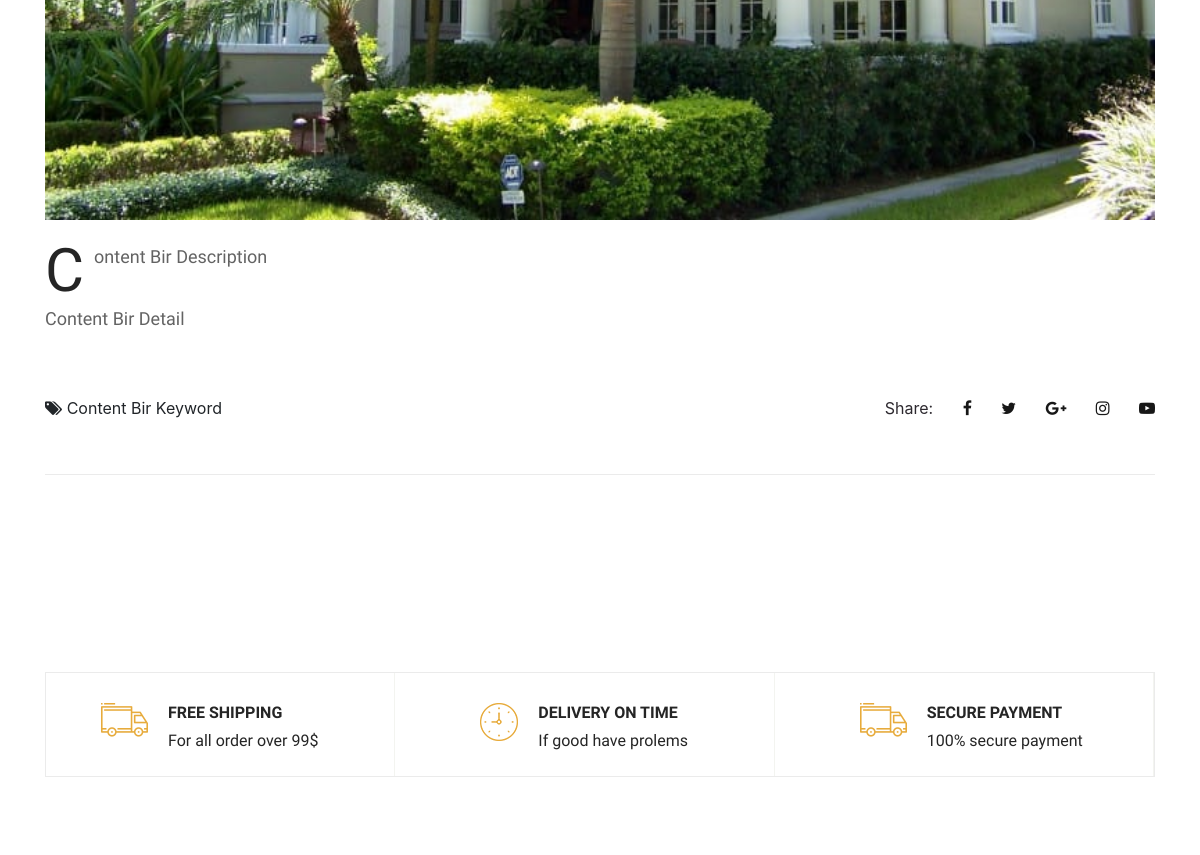
/content/1/content-bir/ (middle part), run on an earlier commit of the app's database.
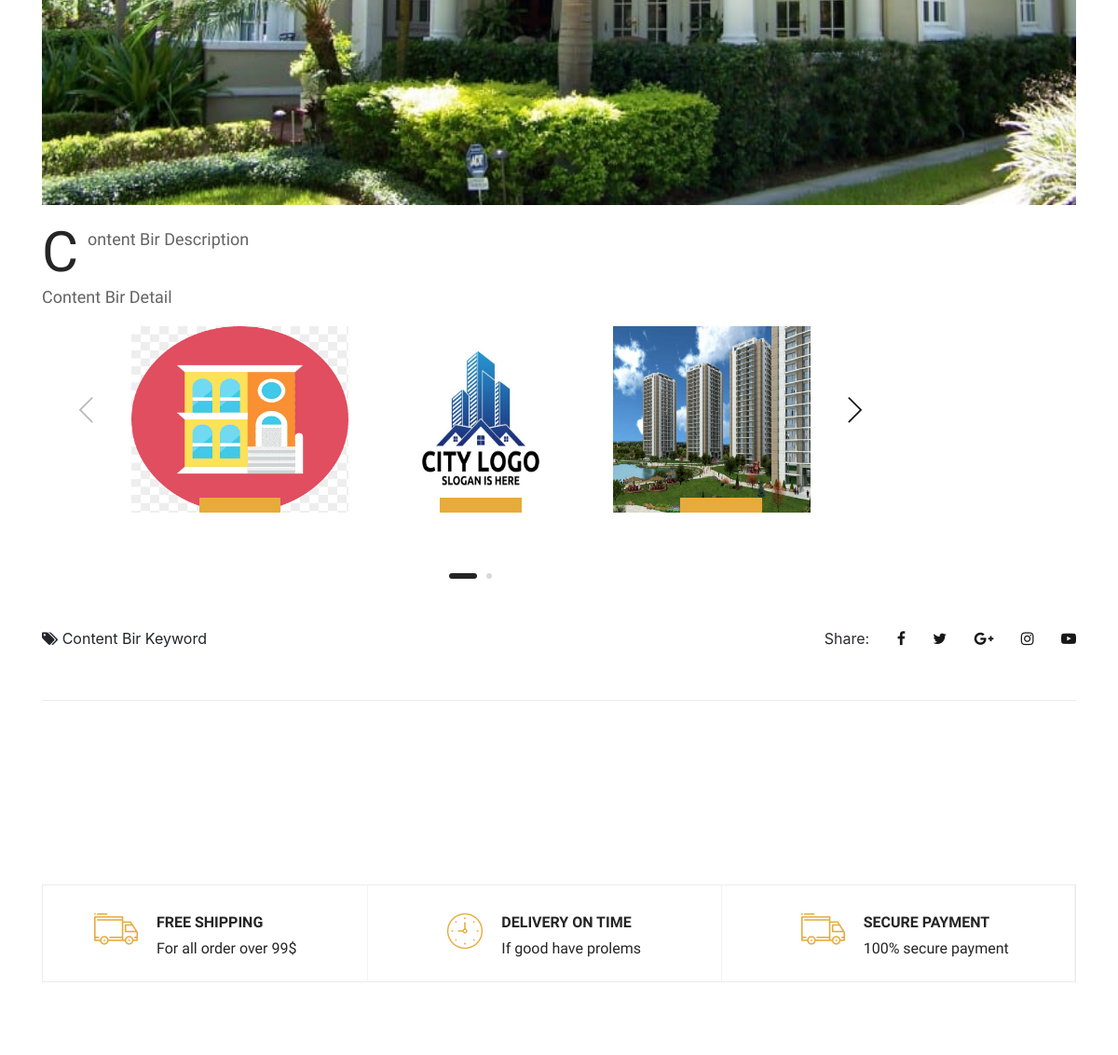
And on a later commit of the database.
### content/models.py (models this page shows, shortened)
class Content(models.Model):
    STATUS = (
        ('True', 'Evet'),
        ('False', 'Hayır')
    )
    TYPE = (
        ('News', 'Haber'),
        ('Announce', 'Duyuru'),
        ('Decision', 'Karar'),
        ('Survey', 'Anket')
    )
    title = models.CharField(max_length=150)
    keywords = models.CharField(max_length=255)
    description = models.CharField(max_length=255)
    image = models.ImageField(blank=True, upload_to='images/')
    menu = models.ForeignKey(Menu, on_delete=models.CASCADE)  # relation with Menu table
    detail = RichTextUploadingField()
    type = models.CharField(max_length=10, choices=TYPE)
    slug = models.SlugField()
    status = models.CharField(max_length=10, choices=STATUS)
    create_at = models.DateTimeField(auto_now_add=True)
    update_at = models.DateTimeField(auto_now_add=True)
    def image_tag(self):
        if self.image:
            return mark_safe('<img src="{}" height="50"/>'.format(self.image.url))
    image_tag.short_description = 'Image'

class Imagen(models.Model):
    content = models.ForeignKey(Content, on_delete=models.CASCADE)  # relation with Content table
    title = models.CharField(max_length=50)
    image = models.ImageField(blank=True, upload_to='images/')
    def image_tag(self):
        if self.image:
            return mark_safe('<img src="{}" height="50"/>'.format(self.image.url))
    image_tag.short_description = 'Image'

### home/views.py (the view)
# urls.py: path('content/<int:id>/<slug:slug>/', views.content_detail, name='content_detail'),
def content_detail(request, id, slug):
    menu = Menu.objects.all()
    content = Content.objects.get(pk=id)
    imagens = Imagen.objects.filter(content_id=id)
    context = {'content': content,
               'menu': menu,
               'imagens': imagens
               }
    return render(request, 'content_detail.html', context)

### content/models.py (called while the page is built)
    def __str__(self):  # __str__ method elaborated later in
        full_path = [self.title]  # post. use __unicode__ in place of
        k = self.parent
        while k is not None:
            full_path.append(k.title)
            k = k.parent
        return ' / '.join(full_path[::-1])

### home/templates/content_detail.html (shortened to what this page needs)
{% extends 'homebase.html' %}
{% load static %}
{% block content %}
<section class="blog-details spad">
    <div class="container">
        <div class="row">
            <div class="col-lg-12">
                <div class="blog-details-inner">
                    <div class="blog-large-pic">
                        <img src="{{content.image.url}}" alt="">
                    </div>
                    <div class="blog-detail-desc">
                        <p>{{ content.description }}</p>
                    </div>
                    <p>{{ content.detail | safe }}</p>
                    <div class="blog-more">
                        <div class="row">
                            <div class="col-lg-8 offset-lg-1">
                                <div class="product-slider owl-carousel">
                                    {% for rs in imagens %}
                                    <div class="product-item">
                                        <div class="pi-pic">
                                            <img src="{{rs.image.url}}" alt="" style="height:200px">
                                            <ul>
                                                <li class="w-icon active">
                                                    <a href="#"> Büyüt</a>
                                                </li>
                                            </ul>
                                        </div>
                                    </div>
                                    {% endfor %}
                                </div>
                            </div>
                        </div>
                    </div>
                    <div class="tag-share">
                        <div class="details-tag">
                            <i class="fa fa-tags"></i>
                            <a>{{ content.keywords }}</a>
                        </div>
                        <div class="blog-share">
                            <span>Share:</span>
                            <div class="social-links">
                                <a href="#"><i class="fa fa-facebook"></i></a>
                                <a href="#"><i class="fa fa-twitter"></i></a>
                                <a href="#"><i class="fa fa-google-plus"></i></a>
                                <a href="#"><i class="fa fa-instagram"></i></a>
                                <a href="#"><i class="fa fa-youtube-play"></i></a>
                            </div>
                        </div>
                    </div>
                </div>
            </div>
        </div>
    </div>
</section>
{% endblock %}

### home/templates/homebase.html (shortened to what this page needs)
<!DOCTYPE html>
<html lang="en">
{% load static %}
<head>
    <link rel="stylesheet" href="{% static 'css/bootstrap.min.css' %}" type="text/css">
    <link rel="stylesheet" href="{% static 'css/font-awesome.min.css' %}" type="text/css">
    <link rel="stylesheet" href="{% static 'css/themify-icons.css' %}" type="text/css">
    <link rel="stylesheet" href="{% static 'css/elegant-icons.css' %}" type="text/css">
    <link rel="stylesheet" href="{% static 'css/owl.carousel.min.css' %}" type="text/css">
    <link rel="stylesheet" href="{% static 'css/nice-select.css' %}" type="text/css">
    <link rel="stylesheet" href="{% static 'css/jquery-ui.min.css' %}" type="text/css">
    <link rel="stylesheet" href="{% static 'css/slicknav.min.css' %}" type="text/css">
    <link rel="stylesheet" href="{% static 'css/style.css' %}" type="text/css">
</head>
<body>
{% block content %} {% endblock %}
{% include "footer.html" %}
<link href="https://stackpath.bootstrapcdn.com/bootstrap/4.4.1/css/bootstrap.min.css" rel="stylesheet"
      type="text/css"/>
</body>
</html>

### home/templates/header.html (shortened to what this page needs)
{% load static %}

### home/templates/sidebar.html (shortened to what this page needs)
{% load static %}
        {% load mptt_tags %}

### home/templates/footer.html (shortened to what this page needs)
{% load static %}
<section class="latest-blog spad">
    <div class="container">
<div class="benefit-items">
            <div class="row">
                <div class="col-lg-4">
                    <div class="single-benefit">
                        <div class="sb-icon">
                            <img src="{% static 'img/icon-1.png' %}" alt="">
                        </div>
                        <div class="sb-text">
                            <h6>Free Shipping</h6>
                            <p>For all order over 99$</p>
                        </div>
                    </div>
                </div>
                <div class="col-lg-4">
                    <div class="single-benefit">
                        <div class="sb-icon">
                            <img src="{% static 'img/icon-2.png' %}" alt="">
                        </div>
                        <div class="sb-text">
                            <h6>Delivery On Time</h6>
                            <p>If good have prolems</p>
                        </div>
                    </div>
                </div>
                <div class="col-lg-4">
                    <div class="single-benefit">
                        <div class="sb-icon">
                            <img src="{% static 'img/icon-1.png' %}" alt="">
                        </div>
                        <div class="sb-text">
                            <h6>Secure Payment</h6>
                            <p>100% secure payment</p>
                        </div>
                    </div>
                </div>
            </div>
        </div>
    </div>
</section>

### home/static/css/style.css (style rules this page uses)
html, body { height: 100%; font-family: "Muli", sans-serif; -webkit-font-smoothing: antialiased; font-smoothing: antialiased; }
h1, h2, h3, h4, h5, h6 { margin: 0; color: #111111; font-weight: 400; font-family: "Muli", sans-serif; }
h6 { font-size: 16px; }
p { font-size: 16px; font-family: "Muli", sans-serif; color: #636363; font-weight: 400; line-height: 26px; margin: 0 0 15px 0; }
img { max-width: 100%; }
ul, ol { padding: 0; margin: 0; }
.spad { padding-top: 100px; padding-bottom: 100px; }
.product-item { margin-bottom: 26px; }
.product-item .pi-pic { overflow: hidden; position: relative; }
.product-item .pi-pic img { min-width: 100%; }
.product-item .pi-pic ul { position: absolute; left: 0; bottom: -52px; -webkit-transition: all 0.3s; -o-transition: all 0.3s; transition: all 0.3s; text-align: center; width: 100%; }
.product-item .pi-pic ul li { list-style: none; display: inline-block; background: #ffffff; }
.product-item .pi-pic ul li.w-icon.active a { background: #e7ab3c; color: #ffffff; }
.product-item .pi-pic ul li a { font-size: 16px; font-weight: 700; color: #252525; display: block; padding: 16px 18px 12px 19px; }
.latest-blog { padding-top: 72px; padding-bottom: 80px; }
.benefit-items { border: 1px solid #ebebeb; margin-top: 45px; }
.benefit-items .single-benefit { padding-top: 30px; padding-bottom: 25px; padding-left: 55px; padding-right: 55px; border-right: 1px solid #F3F4F0; }
.benefit-items .single-benefit .sb-icon { float: left; margin-right: 20px; }
.benefit-items .single-benefit .sb-text { display: table; }
.benefit-items .single-benefit .sb-text h6 { color: #252525; line-height: 20px; font-weight: 700; text-transform: uppercase; }
.benefit-items .single-benefit .sb-text p { margin-bottom: 0; color: #252525; line-height: 20px; }
.owl-carousel .owl-item img { display: block; width: auto; }
.blog-details { padding-top: 72px; padding-bottom: 80px; }
.blog-details-inner .blog-large-pic img { min-width: 100%; }
.blog-details-inner .blog-detail-desc { margin-top: 22px; margin-bottom: 32px; }
.blog-details-inner .blog-detail-desc p { font-size: 18px; line-height: 30px; }
.blog-details-inner .blog-detail-desc p:first-of-type:first-letter { float: left; font-size: 60px; text-transform: uppercase; color: #252525; margin-top: 14px; margin-right: 10px; }
.blog-details-inner .blog-more { margin-bottom: 32px; }
.blog-details-inner .blog-more img { min-width: 100%; }
.blog-details-inner p { font-size: 18px; line-height: 30px; }
.blog-details-inner .tag-share { overflow: hidden; border-bottom: 1px solid #ebebeb; padding-bottom: 54px; margin-top: 46px; }
.blog-details-inner .tag-share .details-tag { float: left; }
.blog-details-inner .tag-share .blog-share { float: right; }
.blog-details-inner .tag-share .blog-share .social-links { display: inline-block; }
.blog-details-inner .tag-share .blog-share .social-links a { display: inline-block; color: #171717; margin-left: 25px; }
.blog-details-inner .tag-share .blog-share span { font-size: 16px; color: #2d292f; }
@media only screen and (min-width: 1200px) and (max-width: 1920px) { .product-item .pi-pic ul li a { padding: 16px 12px 12px 11px; } }
@media only screen and (min-width: 1200px) { .container { max-width: 1170px; } }

What changed in the data, as far as the page shows it:
added Imagen: image (picture)
added Imagen: image (picture)
added Imagen: image (picture)
